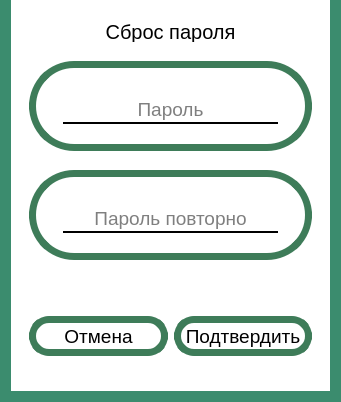
<?xml version="1.0" encoding="UTF-8"?>
<ui version="4.0">
 <class>DropPasswordWindow</class>
 <widget class="QDialog" name="DropPasswordWindow">
  <property name="geometry">
   <rect>
    <x>0</x>
    <y>0</y>
    <width>341</width>
    <height>402</height>
   </rect>
  </property>
  <property name="windowTitle">
   <string>Dialog</string>
  </property>
  <property name="styleSheet">
   <string notr="true">background-color:#3B8C6E</string>
  </property>
  <layout class="QGridLayout" name="gridLayout">
   <property name="topMargin">
    <number>0</number>
   </property>
   <item row="0" column="0">
    <widget class="QWidget" name="widget" native="true">
     <property name="styleSheet">
      <string notr="true">background:white;</string>
     </property>
     <layout class="QVBoxLayout" name="verticalLayout_2" stretch="3,1">
      <item>
       <widget class="QWidget" name="widget_2" native="true">
        <property name="minimumSize">
         <size>
          <width>300</width>
          <height>220</height>
         </size>
        </property>
        <property name="maximumSize">
         <size>
          <width>345345</width>
          <height>345354</height>
         </size>
        </property>
        <layout class="QVBoxLayout" name="verticalLayout">
         <property name="topMargin">
          <number>0</number>
         </property>
         <item>
          <widget class="QLabel" name="label">
           <property name="maximumSize">
            <size>
             <width>16777215</width>
             <height>20</height>
            </size>
           </property>
           <property name="font">
            <font>
             <pointsize>15</pointsize>
            </font>
           </property>
           <property name="styleSheet">
            <string notr="true">color:black;</string>
           </property>
           <property name="text">
            <string>Сброс пароля</string>
           </property>
           <property name="alignment">
            <set>Qt::AlignmentFlag::AlignCenter</set>
           </property>
          </widget>
         </item>
         <item>
          <widget class="QWidget" name="widget_4" native="true">
           <property name="maximumSize">
            <size>
             <width>16777215</width>
             <height>90</height>
            </size>
           </property>
           <property name="styleSheet">
            <string notr="true">background:white;
border:7px solid #3E7C59;
border-radius:45;
</string>
           </property>
           <layout class="QGridLayout" name="gridLayout_2">
            <property name="bottomMargin">
             <number>0</number>
            </property>
            <item row="1" column="0">
             <widget class="QLineEdit" name="LEPassword">
              <property name="font">
               <font>
                <pointsize>14</pointsize>
               </font>
              </property>
              <property name="styleSheet">
               <string notr="true">border: 0px solid red;
border-bottom: 2px solid black;
background: white;
height: 25px;
margin: 10 25;
color:black;</string>
              </property>
              <property name="echoMode">
               <enum>QLineEdit::EchoMode::Password</enum>
              </property>
              <property name="alignment">
               <set>Qt::AlignmentFlag::AlignCenter</set>
              </property>
              <property name="placeholderText">
               <string>Пароль</string>
              </property>
             </widget>
            </item>
           </layout>
          </widget>
         </item>
         <item>
          <widget class="QWidget" name="widget_3" native="true">
           <property name="maximumSize">
            <size>
             <width>16777215</width>
             <height>90</height>
            </size>
           </property>
           <property name="styleSheet">
            <string notr="true">background:white;
border:7px solid #3E7C59;
border-radius:45;
</string>
           </property>
           <layout class="QGridLayout" name="gridLayout_3">
            <property name="bottomMargin">
             <number>0</number>
            </property>
            <item row="0" column="0">
             <widget class="QLineEdit" name="LEPasswordAgain">
              <property name="font">
               <font>
                <pointsize>14</pointsize>
               </font>
              </property>
              <property name="styleSheet">
               <string notr="true">border: 0px solid red;
border-bottom: 2px solid black;
background: white;
height: 25px;
margin: 10 25;
color:black;</string>
              </property>
              <property name="echoMode">
               <enum>QLineEdit::EchoMode::Password</enum>
              </property>
              <property name="alignment">
               <set>Qt::AlignmentFlag::AlignCenter</set>
              </property>
              <property name="placeholderText">
               <string>Пароль повторно</string>
              </property>
             </widget>
            </item>
           </layout>
          </widget>
         </item>
        </layout>
       </widget>
      </item>
      <item>
       <widget class="QWidget" name="widget_7" native="true">
        <layout class="QHBoxLayout" name="horizontalLayout">
         <item>
          <widget class="QPushButton" name="PBCancel">
           <property name="minimumSize">
            <size>
             <width>0</width>
             <height>40</height>
            </size>
           </property>
           <property name="font">
            <font>
             <pointsize>14</pointsize>
            </font>
           </property>
           <property name="styleSheet">
            <string notr="true">QPushButton{
	border-radius:20;
	background-color:white;
	color:black;
	border: 7px solid #3E7C59;
}

QPushButton:hover{
        background-color:#ACACAC;
}</string>
           </property>
           <property name="text">
            <string>Отмена</string>
           </property>
           <property name="autoDefault">
            <bool>false</bool>
           </property>
          </widget>
         </item>
         <item>
          <widget class="QPushButton" name="PBConfirm">
           <property name="minimumSize">
            <size>
             <width>0</width>
             <height>40</height>
            </size>
           </property>
           <property name="font">
            <font>
             <pointsize>14</pointsize>
            </font>
           </property>
           <property name="styleSheet">
            <string notr="true">QPushButton{
	border-radius:20;
	background-color:white;
	color:black;
	border: 7px solid #3E7C59;
}

QPushButton:hover{
        background-color:#ACACAC;
}</string>
           </property>
           <property name="text">
            <string>Подтвердить</string>
           </property>
           <property name="autoDefault">
            <bool>false</bool>
           </property>
          </widget>
         </item>
        </layout>
       </widget>
      </item>
     </layout>
    </widget>
   </item>
  </layout>
 </widget>
 <resources/>
 <connections/>
</ui>
